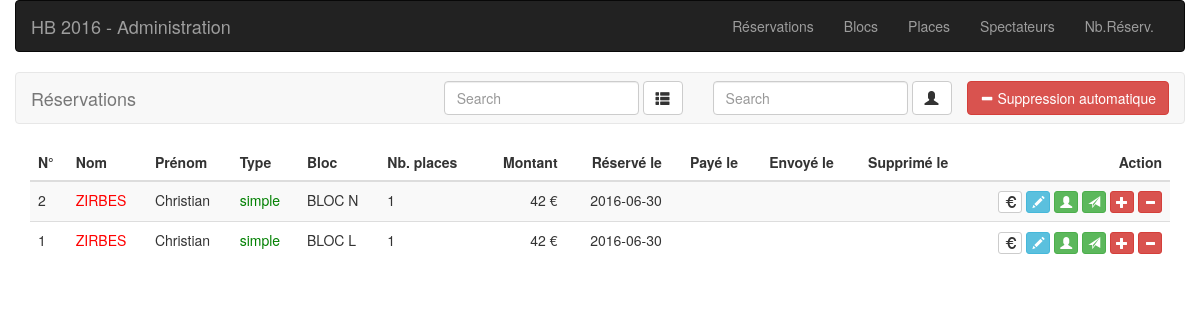
The app's page /admin/index.php with its own data.
### tables this page shows
CREATE TABLE `hb16_reservations` (
`id` int(11) NOT NULL,
  `user_id` int(11) NOT NULL,
  `owner` varchar(200) DEFAULT NULL,
  `jour` varchar(25) NOT NULL,
  `type` varchar(25) NOT NULL,
  `bloc` varchar(25) NOT NULL,
  `nbplaces` int(11) NOT NULL,
  `nbplaces_half` int(11) NOT NULL,
  `montant` int(11) NOT NULL,
  `reserve_le` date DEFAULT NULL,
  `paye_le` date DEFAULT NULL,
  `envoye_le` date DEFAULT NULL,
  `supprime_le` date DEFAULT NULL,
  `pack_le` datetime DEFAULT NULL
);

CREATE TABLE `hb16_users` (
`id` int(11) NOT NULL,
  `firstname` varchar(100) NOT NULL,
  `lastname` varchar(100) NOT NULL,
  `address` varchar(250) NOT NULL,
  `code` varchar(25) NOT NULL,
  `localite` varchar(100) NOT NULL,
  `country` varchar(25) NOT NULL DEFAULT 'Belgium',
  `telephone` varchar(100) NOT NULL,
  `email` varchar(250) NOT NULL,
  `password` varchar(250) NOT NULL,
  `reset_token` varchar(60) DEFAULT NULL,
  `reset_at` datetime DEFAULT NULL
);

### admin/index.php (the view, shortened to what this page needs)
<?php
    require_once '../inc/conn.php';
    $req = $pdo->prepare("SELECT  *, r.id as rid FROM hb16_reservations as r, hb16_users as u WHERE r.user_id= u.id ORDER BY r.id DESC  ");
    $req->execute();
?>
<?php require 'inc/header.php'; ?>
<nav class="navbar navbar-default">
  <div class="container-fluid">
    <div class="navbar-header">
      <a class="navbar-brand" href="#">Réservations</a>
    </div>
    <div class="collapse navbar-collapse" id="bs-example-navbar-collapse-1">
      <ul class="nav navbar-nav navbar-right">
        <li><button id="btnSuppAuto" type="button" class="btn btn-danger navbar-btn"><span class="glyphicon glyphicon-minus" aria-hidden="true"></span> Suppression automatique</button></li>
      </ul>
        <form action="" method="POST" class="navbar-form navbar-right" role="search">
        <div class="form-group">
            <input name="searchNom" type="text" class="form-control" placeholder="Search">
        </div>
            <button name="btnSearchNom" type="submit" class="btn btn-default"><span class="glyphicon glyphicon-user" aria-hidden="true"></span></button>
      </form>
      <form action="" method="POST" class="navbar-form navbar-right" role="search">
        <div class="form-group">
          <input name="searchReserv" type="text" class="form-control" placeholder="Search">
        </div>
          <button name="btnSearchReserv" type="submit" class="btn btn-default"><span class="glyphicon glyphicon-th-list" aria-hidden="true"></span></button>
      </form>
    </div>
  </div>
</nav>
<div class="col-md-12">
    <table class="table table-striped table-hover ">
        <thead>
            <th>N°</th>
            <th>Nom</th>
            <th>Prénom</th>
            <th>Type</th>
            <th>Bloc</th>
            <th>Nb. places</th>
            <th style="text-align: right;">Montant</th>
            <th style="text-align: right;">Réservé le</th>
            <th style="text-align: right;">Payé le</th>
            <th style="text-align: right;">Envoyé le</th>
            <th style="text-align: right;">Supprimé le</th>
            <th style="text-align: right;">Action</th>
        </thead>
        <tbody>
            <?php while($res = $req->fetch()): ?>
            <?php $totPlaces = intval($res->nbplaces)+intval($res->nbplaces_half); ?>
            <tr>
                <td style="text-align: left;"><?= $res->rid; ?></td>
                <td style="text-align: left;color:red;"><?= strtoupper($res->lastname); ?></td>
                <td style="text-align: left;"><?= $res->firstname; ?></td>
                <td style="text-align: left;color:green;"><?= $res->type; ?></td>
                <td style="text-align: left;"><?= $res->bloc; ?></td>
                <td style="text-align: left;"><?= $res->nbplaces; ?></td>
                <td style="text-align: right;"><?= $res->montant; ?> €</td>
                <td style="text-align: right;"><?= $res->reserve_le; ?></td>
                <td style="text-align: right;"><?= $res->paye_le; ?></td>
                <td style="text-align: right;"><?= $res->envoye_le; ?></td>
                <td style="text-align: right;"><?= $res->supprime_le; ?></td>
                <td style="text-align: right;">
                    <a href="#" class="btn btn-default btn-xs" data-toggle="modal" data-target=".bs-example-modal-sm" data-id="<?= $res->rid; ?>"><span class="glyphicon glyphicon-euro" aria-hidden="true"></span></a>
                    <a href="inc/printReservation.php?id=<?= $res->rid; ?>" class="btn btn-info btn-xs" title="imprimer"><span class="glyphicon glyphicon-pencil" aria-hidden="true"></span></a>
                    <a href="#" class="btn btn-success btn-xs" title="attribuer les places" data-toggle="modal" data-target=".bs-places-modal-sm" data-id="<?= $res->rid; ?>" data-jour="<?= $res->jour; ?>" data-nbplaces="<?= $totPlaces; ?>"><span class="glyphicon glyphicon-user" aria-hidden="true"></span></a>
                    <a href="inc/doEnvoyeLe.php?reserv=<?= $res->rid; ?>" class="btn btn-success btn-xs" title="envoyer"><span class="glyphicon glyphicon-send" aria-hidden="true"></span></a>
                    <a href="inc/doAccepteLe.php?reserv=<?= $res->rid; ?>" class="btn btn-danger btn-xs" title="accepter"><span class="glyphicon glyphicon-plus" aria-hidden="true"></span></a>
                    <a href="inc/doSupprimeLe.php?reserv=<?= $res->rid; ?>" class="btn btn-danger btn-xs" title="supprimer"><span class="glyphicon glyphicon-minus" aria-hidden="true"></span></a>
                </td>
             </tr>
             <?php endwhile; ?>
        </tbody>
    </table>
</div>
<?php require 'inc/footer.php';

### records on screen
hb16_reservations: id "2", user.lastname "ZIRBES", user.firstname "Christian", type "simple", bloc "BLOC N", nbplaces "1", montant "42", reserve_le "2016-06-30"
hb16_reservations: id "1", user.lastname "ZIRBES", user.firstname "Christian", type "simple", bloc "BLOC L", nbplaces "1", montant "42", reserve_le "2016-06-30"
